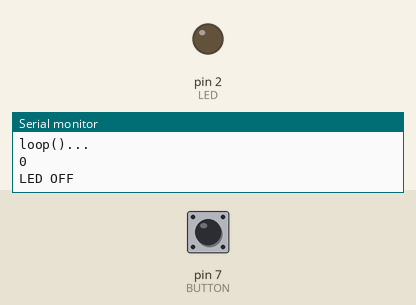
This sketch was run on a simulated Arduino Uno, built with avr-gcc and run on an emulated ATmega328P. On the bench: output pins drawn as LEDs (lit = HIGH), the last lines printed to the serial monitor. The test bench sets the inputs (shaded band); at power-on: pin 7 (BUTTON) LOW.

Above: at 1.8 s.
1.9 s: pin 7 (BUTTON) pulled HIGH for 0.6 s
At 2.8 s:
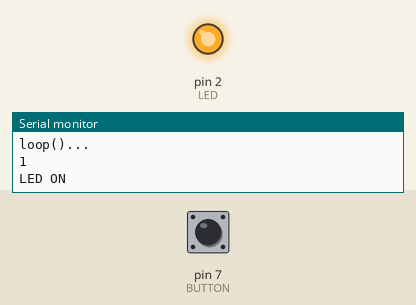
4.5 s: pin 7 (BUTTON) pulled HIGH for 3.2 s
At 9.0 s:
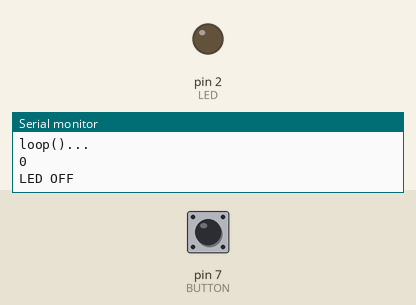
Timing chart, 0 to 10.5 s (numbered marks = the images above; inputs shaded):
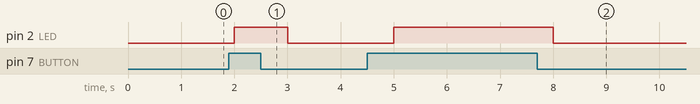

Measured:
- after the input at 1.9 s, pin 2 (LED): LOW → HIGH after 0.10 s, → LOW 1.0 s later
- after the input at 4.5 s, pin 2 (LED): LOW → HIGH after 0.50 s, → LOW 3.0 s later

The sketch:

test07LED_Button.ino
```cpp
#include <stdio.h>
#define TIME 1000
#define BUTTON 7
#define LED 2

void setup() {
  // put your setup code here, to run once:
  Serial.begin(9600);
  Serial.println("setup()...");

  pinMode(BUTTON, INPUT);
  pinMode(LED, OUTPUT);
}

void loop() {
  // String userName = ""; // 루프 돌면서 초기화
  Serial.println("loop()...");
  Serial.println(digitalRead(BUTTON));
  if(digitalRead(BUTTON)==1) { // digitalRead(BUTTON) 로만 조건식줘도 됨
    Serial.println("LED ON");
    digitalWrite(LED, HIGH);
  }
  else {
    Serial.println("LED OFF");
    digitalWrite(LED, LOW);
  }
  delay(TIME);

}
```
